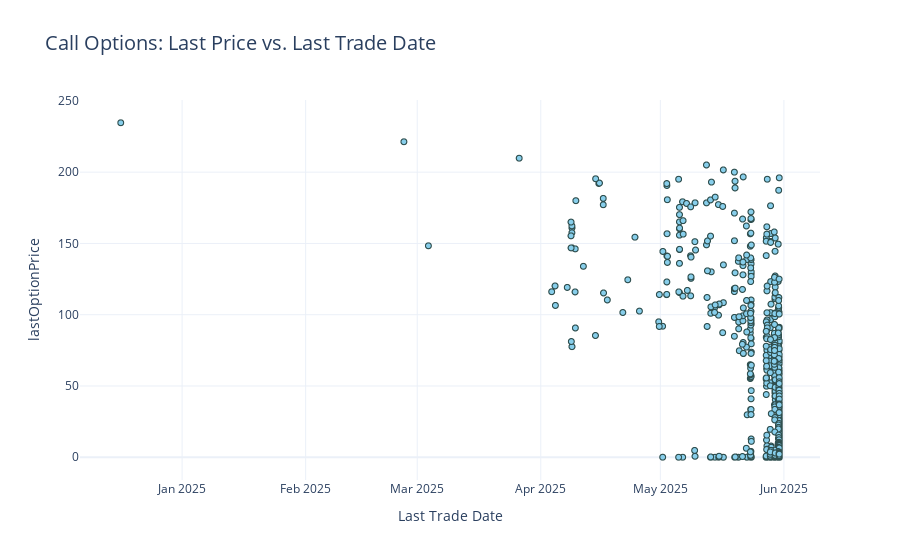

Source (notebook cell):
### Code cell
fig = px.scatter(
    opts_data_c,
    x='lastTradeDate',
    y='lastOptionPrice',
    title='Call Options: Last Price vs. Last Trade Date',
    labels={
        'lastTradeDate': 'Last Trade Date',
        'lastOptionsPrice': 'Last Price (USD)'
    },
    template='plotly_white'
)

fig.update_traces(
    marker=dict(size=6, color='skyblue', line=dict(width=1, color='DarkSlateGrey'))
)

fig.update_layout(
    xaxis=dict(showgrid=True),
    yaxis=dict(showgrid=True),
    title_font_size=20
)

fig.show()

### Figure 1 — Plotly figure (JSON) as saved in the notebook; plotly's stock layout.template omitted (floating-point values rounded to 4 significant figures; data arrays with more than 128 entries replaced by an {"elided": "..."} marker saying what was removed)
{"data": [{"hovertemplate": "Last Trade Date=%{x}<br>lastOptionPrice=%{y}<extra></extra>", "legendgroup": "", "marker": {"color": "skyblue", "line": {"color": "DarkSlateGrey", "width": 1}, "size": 6, "symbol": "circle"}, "mode": "markers", "name": "", "showlegend": false, "type": "scattergl", "x": {"elided": "1102 str values"}, "xaxis": "x", "y": {"elided": "1102 float values"}, "yaxis": "y"}], "layout": {"autosize": true, "legend": {"tracegroupgap": 0}, "title": {"font": {"size": 20}, "text": "Call Options: Last Price vs. Last Trade Date"}, "xaxis": {"anchor": "y", "autorange": true, "domain": [0, 1], "range": ["2024-12-06 14:56:15.8756", "2025-06-09 19:37:58.1244"], "showgrid": true, "title": {"text": "Last Trade Date"}, "type": "date"}, "yaxis": {"anchor": "x", "autorange": true, "domain": [0, 1], "range": [-19.36, 254.0], "showgrid": true, "title": {"text": "lastOptionPrice"}, "type": "linear"}}}
